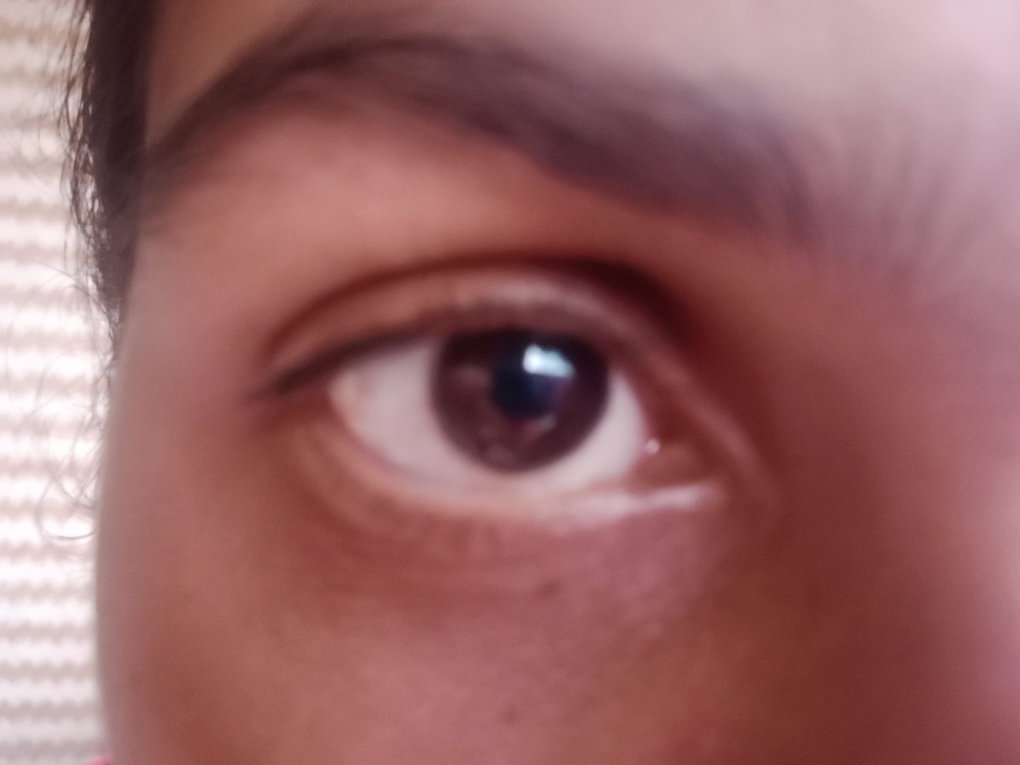
#> input picture Iris Dataset/A_Srushti (1).jpg, 4080 x 3060 px (shown at 1/4 size)
$ python Iris_Recognition.py
#> lines starting #> are read from the running program, lines starting #| are printed output that depends on the picture; long printed decimals are rounded
import cv2
import numpy as np
import os

# Path of the folder containing iris images
path = 'Iris Dataset'

# Read all the iris images in the folder
iris_images = {}
for file_name in os.listdir(path):
    name = os.path.splitext(file_name)[0]
    image = cv2.imread(os.path.join(path, file_name), cv2.IMREAD_GRAYSCALE)
#> image: shape (3060, 4080); min 14, max 255, mean 115.3
    iris_images[name] = image

# Start the camera
cap = cv2.VideoCapture(0)

while True:
    # Capture a frame from the camera
    ret, frame = cap.read()
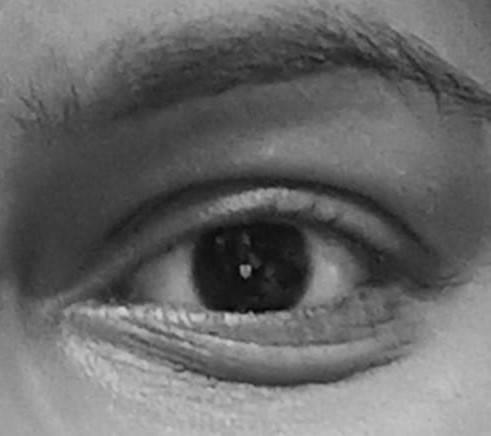
#> input picture Iris Dataset/Unknown (2).jpeg, 491 x 436 px, given in place of the camera
#> frame is the input picture: shape (436, 491, 3); min 4, max 209, mean 105

    # Convert the frame to grayscale
    gray = cv2.cvtColor(frame, cv2.COLOR_BGR2GRAY)

    # Detect iris in the frame
    iris_cascade = cv2.CascadeClassifier('haarcascade_eye.xml')
    iris = iris_cascade.detectMultiScale(gray, scaleFactor=1.1, minNeighbors=5, minSize=(30, 30))
#> iris = [[98, 112, 305, 305]]

    # If an iris is detected, compare it with the known iris images
    if len(iris) > 0:
        (x, y, w, h) = iris[0]
#> x = 98; y = 112; w = 305; h = 305
        iris_roi = gray[y:y+h, x:x+w]
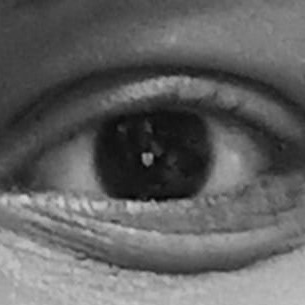
#> iris_roi: shape (305, 305); min 4, max 209, mean 97.3
        iris_roi_resized = cv2.resize(iris_roi, (256, 64))
        iris_roi_normalized = cv2.normalize(iris_roi_resized, None, 0, 255, cv2.NORM_MINMAX)
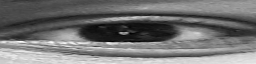
#> iris_roi_normalized: shape (64, 256); min 0, max 255, mean 115

        # Compare the iris with the known iris images
        match_found = False
        for name, iris_image in iris_images.items():
            iris_image_resized = cv2.resize(iris_image, (256, 64))
            iris_image_normalized = cv2.normalize(iris_image_resized, None, 0, 255, cv2.NORM_MINMAX)

            # Compare the two iris images using the correlation coefficient
            match_coeff = cv2.matchTemplate(iris_roi_normalized, iris_image_normalized, cv2.TM_CCORR_NORMED)[0][0]
            print('Match coefficient:', match_coeff)
            if match_coeff > 0.9:
                match_found = True
                break
#> this loop made 3 passes
#> (name, match_coeff, match_found) on pass 3: ('A_Tasmiya', 0.915, True)
#> (name, match_coeff) on passes 1 to 2: ('A_Srushti (1)', 0.819), ('A_Srushti (2)', 0.871)
#| Match coefficient: 0.8191
#| Match coefficient: 0.8713
#| Match coefficient: 0.9149
#> pass 1, `iris_image_resized = cv2.resize(iris_image, (256, 64))`:
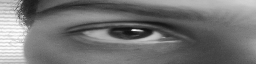
#> iris_image_resized: shape (64, 256); min 16, max 254, mean 115.1
#> pass 2, `iris_image_normalized = cv2.normalize(iris_image_resized, None, 0, 255..`:
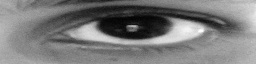
#> iris_image_normalized: shape (64, 256); min 0, max 255, mean 122.1
#> after the loop:
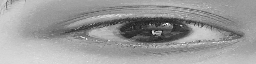
#> iris_image_resized: shape (64, 256); min 17, max 254, mean 154.7

        # Display the name of the matched iris image
        if match_found:
            cv2.rectangle(frame, (x, y), (x + w, y + h), (0, 255, 0), 2)
            cv2.putText(frame, name, (x, y-10), cv2.FONT_HERSHEY_SIMPLEX, 0.9, (0, 255, 0), 2)
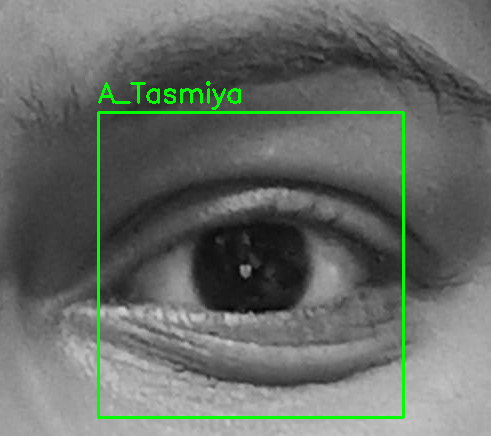
#> frame: shape (436, 491, 3); mean B, G, R 102.7, 108.3, 102.7
            cv2.putText(frame, name, (x, y-10), cv2.FONT_HERSHEY_SIMPLEX, 0.9, (0, 255, 0), 2)
    # Display the frame
    cv2.imshow('frame', frame)

    # Press 'q' to exit
    if cv2.waitKey(1) == ord('q'):
#> (key q is pressed here)
        break

# Release the camera and close all windows
cap.release()
cv2.destroyAllWindows()
